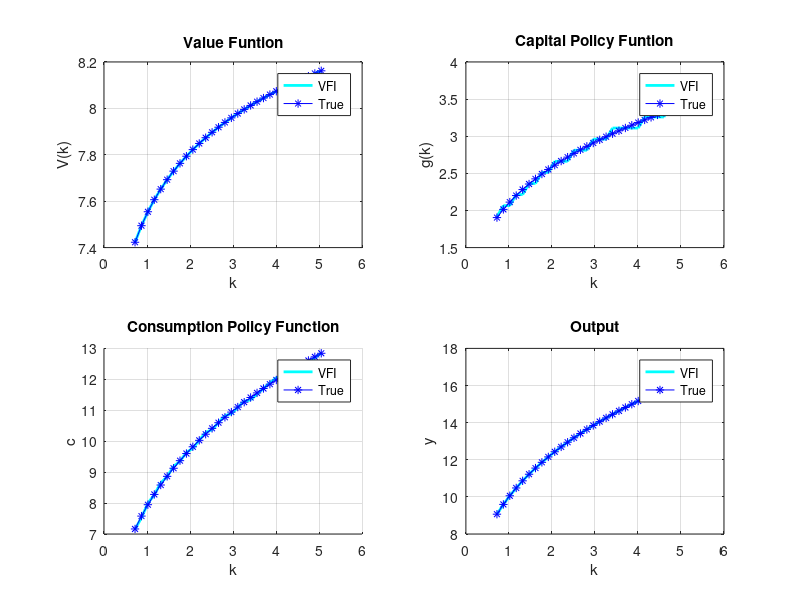
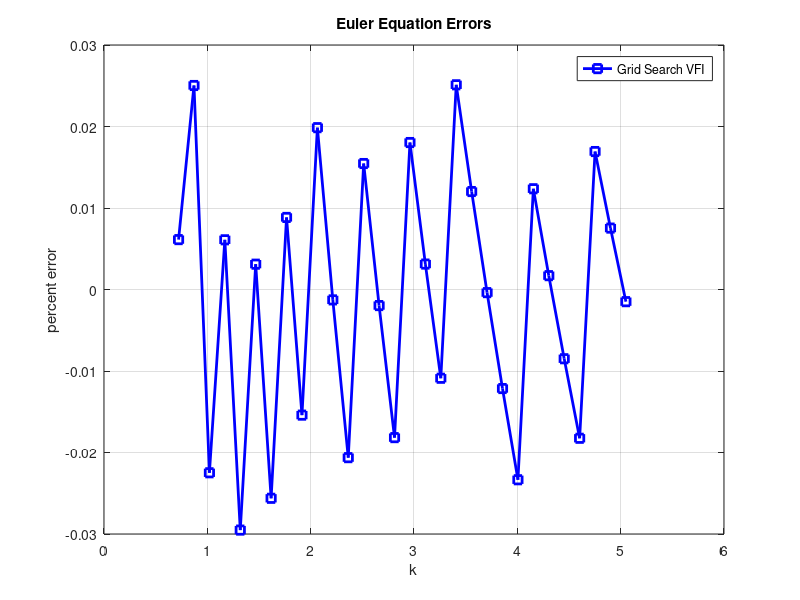

Reproduce these figures in MATLAB, in order.
% Problem Set 3: Advanced Macroeconomics
% Solve the Deterministic NGM with VFI and Grid search
% Panagiotis Veneris, U of Liverpool
% 18/11/2020

% NOTE 1: This is the deterministic NGM, i.e there is no aggregate (and/or)
% idiosyncratic uncertainty

% NOTE 2: Grid search restricts k' to be on the grid of k (kgrid), which is
% useful since we only know values of V(k') for k' \in kgrid

clear; 
close all; 
clc;

% Define parameters
alpha   = 0.3;
beta    = 0.7;
A       = 10;
tol_pol = 1e-6;
maxit   = 1000; %max # of iterations
dif     = 0.1;
it      = 0 ; % iteration counter

% Solve for the steady state 
k_ss = (alpha*beta*A)^(1/(1-alpha));
c_ss = ((alpha*beta*A)^(alpha/(1-alpha)))*A*(1-alpha*beta);

% Grid for state variable (k)
kGridnum = 30; 
kmin     = 0.25*k_ss;
kmax     = 1.75*k_ss;
kGrid    = linspace(kmin,kmax,kGridnum); % equally-spaced grid for k 30x1 matrix

% Output at each gridpoint for k
Y  = A.*kGrid.^alpha;                         % 30x1 matrix (1st column:Y(k1), 2nd column:Y(k2)....etc)
YY = ones(kGridnum,1)*Y;                     % 30x30 matrix

KK = ones(kGridnum,1)*kGrid;                 % 30x30 matrix (1st column:K_1, 2nd column K_2

% Consumption at each level(gridpoint) of k'
C = YY-KK';

% Calculate Utility
U = log(C);

% Initial guess for value function
V  = zeros(kGridnum,1);                     % V_0(k) 30x1 matrix of 0s (guess matrix for value function): one guess for each possible state (30x1)
VV = V*ones(1,kGridnum);                    % 30x30 guess matrix for value function (1st column:V(k1), 2nd column:V(k2).....etc)
W  = U + beta*VV;                           % return function 30x30 matrix
R  = W';                                    % 30x30 matrix
V  = max(W)';                               % V(k) true value function

tic
while dif>tol_pol && it<maxit
    it = it+1; %and keep iterating
    
    VV  = V*ones(1,kGridnum);
    W   = U + beta*VV;             % W=u(c)+βV(k') --> RHS of Bellman
    V1  = max(W)';                 % solve for V1 by searching for the k' \to K that max the objective function W -->finds the max of the LHS of Bellman (V)
    dif = max(abs(V1-V));          % if dif>tolerance then update the value function (line 80)
    V   = V1;                      % update the value function (the new (updated) guess is V1)
   
     %fprintf('Iteration: %d\tConv. tol_pol.: %g\n',it,dif); 
     fprintf('iteration = %d, dif = %e\n', it, dif);
end
toc

% Find k' that gives the max V for each k
% For each value of k find the k' that max the Bellman equation (V) given the
% initial guess of the value function

[val,ind]=max(W);                      % vector of incides where W takes the max value

% Use indices to find the corresponding value of k' that gives the max value
% of V(k)
k_prime = kGrid(ind);                  % k' : capital policy function

% Consumption and output policy functions
c = Y - k_prime;      % consumption at each gridpoint of k (c = F(k) - k')
y = A.*kGrid.^alpha;  % same as y_actual since k_t is predetermined; 


%========  Actual (true) Policy Functions =======================

% True capital policy function
kprime_actual =  alpha*beta*A*kGrid.^alpha; % true (actual) k'

% True consumption policy function
c_actual = Y - kprime_actual;

% Actual output
y_actual = A.*kGrid.^alpha;  % true y (same as above since k_t is predetermined)

% Actual(true) Value Function
P = log((kGrid.^alpha).*A.*(1-alpha.*beta));
Q = (alpha./(1-alpha.*beta)).*log(alpha.*beta.*A.*(kGrid.^alpha));
Z = (log(1-alpha.*beta)+log(A)+(((beta.*alpha)./(1-alpha.*beta)).*log(A.*alpha.*beta)))./(1-beta);

v_actual = P + beta.*(Q+Z);

%================================================================


% Euler Equation Errors
e = (k_prime - kprime_actual)./kprime_actual; % percentage error between the true and the approximated policy functions

% Plots
figure('Name','VFI with Grid Search')
subplot(2,2,1)
 hold on;
 plot(kGrid,V1,'-c','Linewidth',2);
 plot(kGrid,v_actual,'b*-');
 hold off;
 xlabel('k');
 ylabel('V(k)');
 legend('VFI','True','Location','best');
 title('Value Funtion');
 box on;
 grid on;

subplot(2,2,2)
 hold on;
 plot(kGrid,k_prime,'-c','Linewidth',2);
 plot(kGrid,kprime_actual,'b*-')
 hold off;
 xlabel('k');
 ylabel('g(k)');
 legend('VFI','True','Location','best');
 title('Capital Policy Funtion');
 box on;
 grid on;

subplot(2,2,3)
 hold on;
 plot(kGrid,c,'-c','Linewidth',2);
 plot(kGrid,c_actual,'b*-');
 xlabel('k');
 ylabel('c');
 legend('VFI','True','Location','best');
 title('Consumption Policy Function');
 grid on;
 
 subplot(2,2,4)
 hold on;
 plot(kGrid,y,'-c','Linewidth',2);
 plot(kGrid,y_actual,'b*-');
 xlabel('k');
 ylabel('y');
 legend('VFI','True','Location','best');
 title('Output');
 box on;
 grid on;
 
figure('Name','Euler Errors with Grid Search')
 hold on
 plot(kGrid, e, 'bs-', 'LineWidth', 2)
 hold off
 grid on
 box on
 title('Euler Equation Errors')
 xlabel('k')
 ylabel('percent error')
 legend('Grid Search VFI', 'Location','best')
